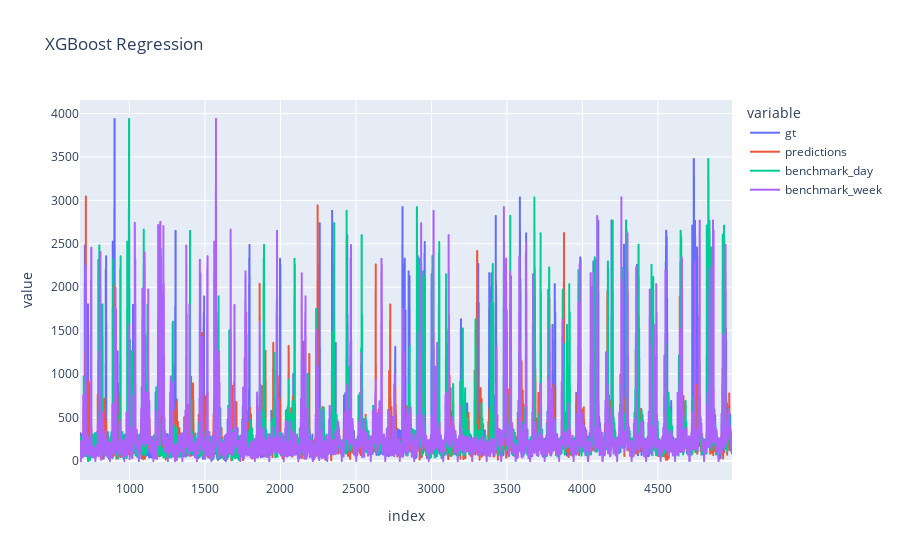

The notebook cell saved with this chart:
### Markdown cell above
### Visualization for the resolution

### Code cell
df_compare = pd.DataFrame({'gt':gt, 
                            'predictions': predictions_reshaped,
                            'benchmark_day': benchmark_day,
                            'benchmark_week': benchmark_week}
                            )[96*7:]

px.line(df_compare,  title='XGBoost Regression')

### Figure 1 — Plotly figure (JSON) as saved in the notebook; plotly's stock layout.template omitted (floating-point values rounded to 4 significant figures; data arrays with more than 128 entries replaced by an {"elided": "..."} marker saying what was removed)
{"data": [{"hovertemplate": "variable=gt<br>index=%{x}<br>value=%{y}<extra></extra>", "legendgroup": "gt", "line": {"color": "#636efa", "dash": "solid"}, "marker": {"symbol": "circle"}, "mode": "lines", "name": "gt", "showlegend": true, "type": "scattergl", "x": {"elided": "4320 int values"}, "xaxis": "x", "y": {"elided": "4320 float values"}, "yaxis": "y"}, {"hovertemplate": "variable=predictions<br>index=%{x}<br>value=%{y}<extra></extra>", "legendgroup": "predictions", "line": {"color": "#EF553B", "dash": "solid"}, "marker": {"symbol": "circle"}, "mode": "lines", "name": "predictions", "showlegend": true, "type": "scattergl", "x": {"elided": "4320 int values"}, "xaxis": "x", "y": {"elided": "4320 float values"}, "yaxis": "y"}, {"hovertemplate": "variable=benchmark_day<br>index=%{x}<br>value=%{y}<extra></extra>", "legendgroup": "benchmark_day", "line": {"color": "#00cc96", "dash": "solid"}, "marker": {"symbol": "circle"}, "mode": "lines", "name": "benchmark_day", "showlegend": true, "type": "scattergl", "x": {"elided": "4320 int values"}, "xaxis": "x", "y": {"elided": "4320 float values"}, "yaxis": "y"}, {"hovertemplate": "variable=benchmark_week<br>index=%{x}<br>value=%{y}<extra></extra>", "legendgroup": "benchmark_week", "line": {"color": "#ab63fa", "dash": "solid"}, "marker": {"symbol": "circle"}, "mode": "lines", "name": "benchmark_week", "showlegend": true, "type": "scattergl", "x": {"elided": "4320 int values"}, "xaxis": "x", "y": {"elided": "4320 float values"}, "yaxis": "y"}], "layout": {"legend": {"title": {"text": "variable"}, "tracegroupgap": 0}, "title": {"text": "XGBoost Regression"}, "xaxis": {"anchor": "y", "domain": [0, 1], "title": {"text": "index"}}, "yaxis": {"anchor": "x", "domain": [0, 1], "title": {"text": "value"}}}}
